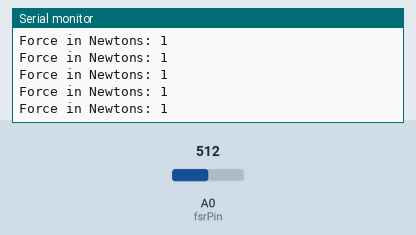
Bench run of a sketch on a simulated Arduino Uno, built with avr-gcc and run on an emulated ATmega328P. On the bench: the last lines printed to the serial monitor. Inputs (shaded band) come from the test bench; at power-on: A0 (fsrPin) = 512.

Above: at 1.2 s.
1.3 s: A0 (fsrPin) set to 981
At 2.4 s:
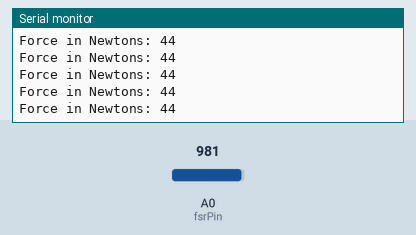
2.8 s: A0 (fsrPin) set to 1011
At 3.7 s:
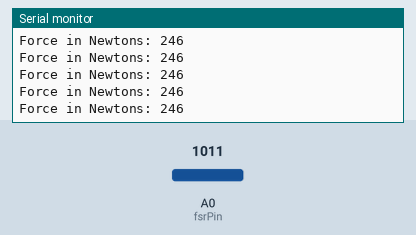
10.3 s: A0 (fsrPin) set to 900
At 11.4 s:
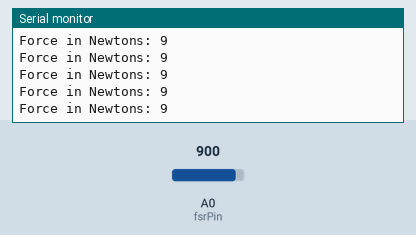
13.3 s: A0 (fsrPin) set to 924
At 14.1 s:
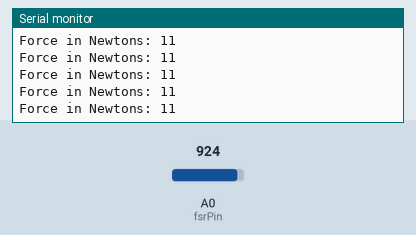
Timing chart, 0 to 15.8 s (numbered marks = the images above; inputs shaded):
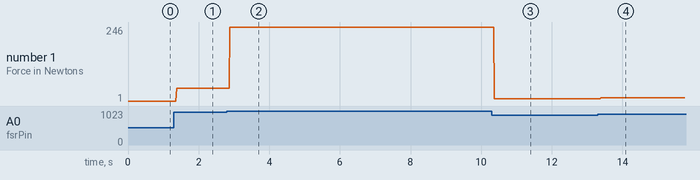

The sketch:

force_sensor.ino
```cpp
int fsrPin = 0; // the FSR and 10K pulldown are connected to a0
int fsrReading; // the analog reading from the FSR resistor divider
int fsrVoltage; // the analog reading converted to voltage
unsigned long fsrResistance; // The voltage converted to resistance, can be very big so make "long"
unsigned long fsrConductance;
long fsrForce; // Finally, the resistance converted to force

void setup(void) {
Serial.begin(9600); // We'll send debugging information via the Serial monitor
}

void loop(void) {
fsrReading = analogRead(fsrPin);
//Serial.print("Analog reading = ");
//Serial.println(fsrReading);

// analog voltage reading ranges from about 0 to 1023 which maps to 0V to 5V (= 5000mV)
fsrVoltage = map(fsrReading, 0, 1023, 0, 5000);
//Serial.print("Voltage reading in mV = ");
//Serial.println(fsrVoltage);

if (fsrVoltage == 0) {
Serial.println("No pressure");
} else {
// The voltage = Vcc * R / (R + FSR) where R = 10K and Vcc = 5V
// so FSR = ((Vcc - V) * R) / V yay math!
fsrResistance = 5000 - fsrVoltage; // fsrVoltage is in millivolts so 5V = 5000mV
fsrResistance *= 10000; // 10K resistor
fsrResistance /= fsrVoltage;
//Serial.print("FSR resistance in ohms = ");
//Serial.println(fsrResistance);

fsrConductance = 1000000; // we measure in micromhos so
fsrConductance /= fsrResistance;
//Serial.print("Conductance in microMhos: ");
//Serial.println(fsrConductance);

// Use the two FSR guide graphs to approximate the force
if (fsrConductance <= 1000) {
fsrForce = fsrConductance / 80;
Serial.print("Force in Newtons: ");
Serial.println(fsrForce);
} else {
fsrForce = fsrConductance - 1000;
fsrForce /= 30;
Serial.print("Force in Newtons: ");
Serial.println(fsrForce);
}
}
//Serial.println("--------------------");

}
```

Measured:
- after the input at 1.3 s, the serial monitor: prints a new line after 0.08 s (image 1)
- after the input at 2.8 s, the serial monitor: prints a new line after 0.09 s (image 2)
- after the input at 10.3 s, the serial monitor: prints a new line after 0.07 s (image 3)
- after the input at 13.3 s, the serial monitor: prints a new line after 0.09 s (image 4)
- plotted number 1: 1 → 44 after the input at 1.3 s, 44 → 246 after the input at 2.8 s, 246 → 9 after the input at 10.3 s, 9 → 11 after the input at 13.3 s
